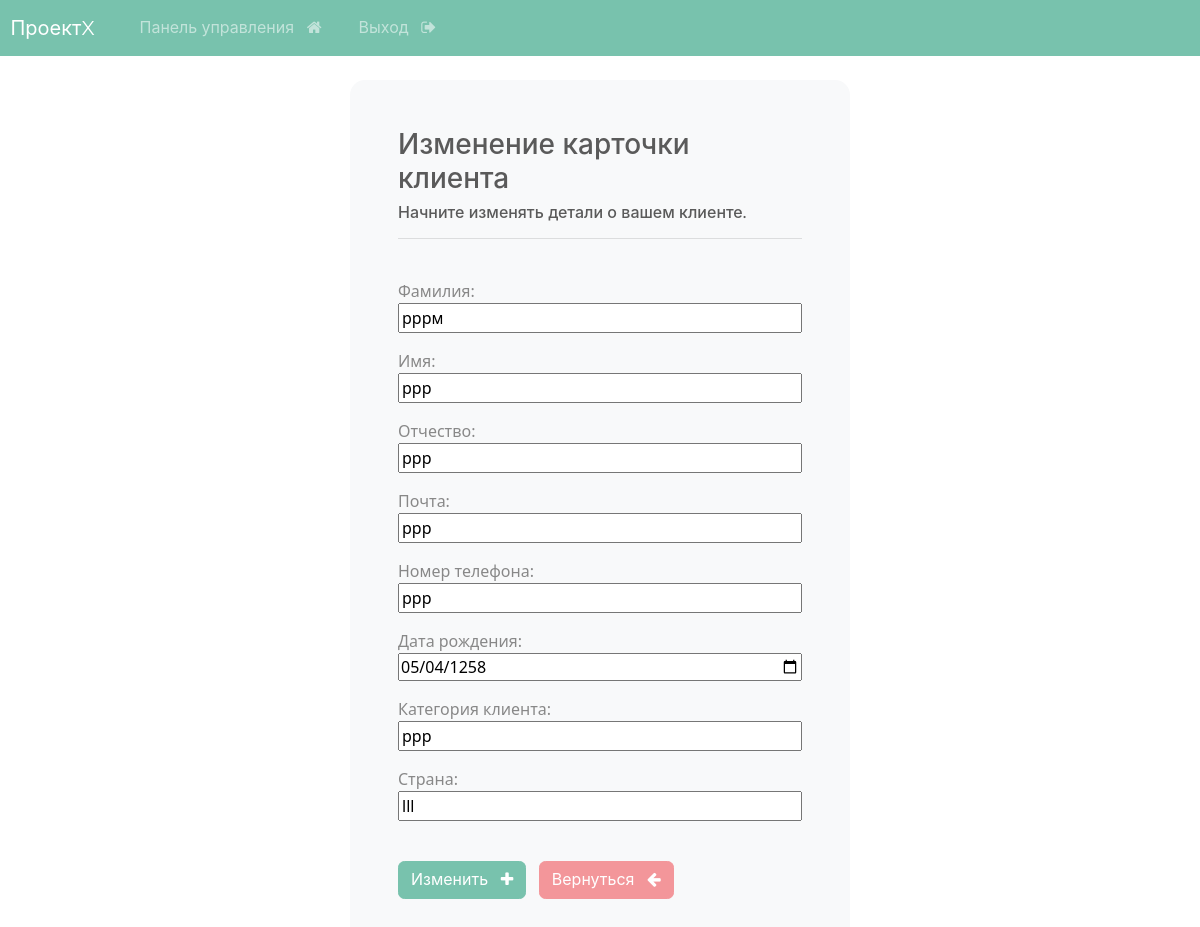
/update-record/6 (signed in), run on the app's committed database.
### webapp/models.py (models this page shows, shortened)
class Client(models.Model):
    creation_date = models.DateTimeField(auto_now_add=True)
    Fname = models.CharField(max_length=100)
    Lname = models.CharField(max_length=100)
    Mname = models.CharField(max_length=100)
    email = models.CharField(max_length=255)
    phone = models.CharField(max_length=20)
    birthday = models.DateField(max_length=100)
    group = models.CharField(max_length=100)
    country = models.CharField(max_length=125)

### webapp/views.py (the view)
# urls.py: path('update-record/<int:pk>', views.update_record, name='update-record'),
@login_required(login_url='my-login')
def update_record(request, pk):
    record = Client.objects.get(id=pk)
    form = UpdateClientForm(instance=record)
    if request.method == "POST":
        form = UpdateClientForm(request.POST, instance=record)
        if form.is_valid():
            form.save()
            messages.success(request, "Карточка была обновлена!" )
            return redirect("dashboard")
    context = {'form': form}
    return render(request, 'webapp/update-record.html', context=context)

### webapp/templates/webapp/update-record.html (shortened to what this page needs)
{% extends 'webapp/base.html' %}
{% block content  %}
    <body>
        <div class="container bg-light shadow-md p-5 form-loyout">
        <h3>Изменение карточки клиента</h3>
        <h6>Начните изменять детали о вашем клиенте.</h6>
        <hr>
        <br>
        <form method="POST" autocomplete="off">
            {{form.as_p}}
            <br>
            <button type="submit" class="btn btn-primary">
                Изменить &nbsp; <i class="fa fa-plus" aria-hidden="true"> </i>
            </button>
            <a href="{% url 'dashboard' %}" class="btn btn-secondary">
                Вернуться &nbsp; <i class="fa fa-arrow-left" aria-hidden="true"></i>
            </a>
        </form>
        </div>
    </body>
{% endblock %}

### static/css/styles.css (style rules this page uses)
.formInput { width: 100%; }
.form-loyout { border-radius: 15px; width: 500px; }

### data on the page
Client: Lname "pppм", Fname "ppp", Mname "ppp", email "ppp", phone "ppp", birthday "05/04/1258", group "ppp", country "lll"
